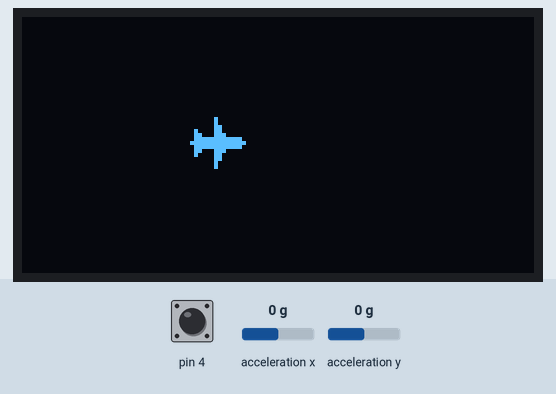
Recording of a sketch running on a simulated Arduino Uno, built with avr-gcc and run on an emulated ATmega328P. Parts: 128×64 one-colour display. The test bench sets the inputs (shaded band); at power-on: acceleration y 0 g, pin 4 LOW, acceleration x 0 g.

Above: at 1.06 s.
1.4 s: acceleration y set to 0.8 g
At 1.71 s:
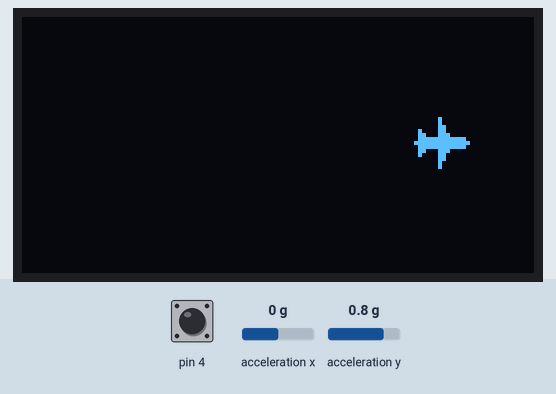
3.0 s: pin 4 pulled HIGH for 1 s
At 3.84 s:
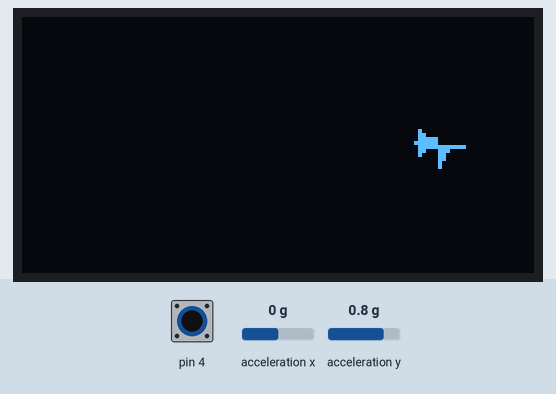
4.6 s: pin 4 pulled HIGH for 0.15 s
5.3 s: acceleration x set to -1.4 g
6.8 s: acceleration x set to 0 g
At 7.55 s:
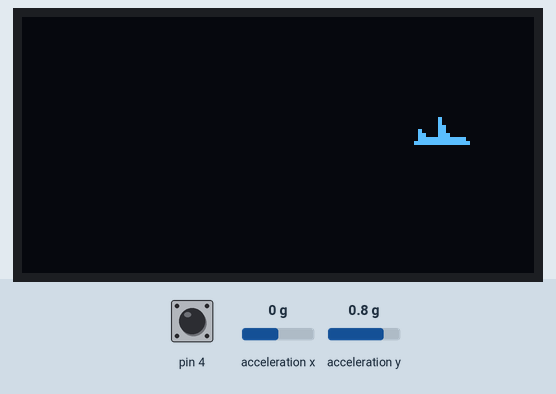
8.3 s: acceleration y set to -0.8 g
At 8.32 s:
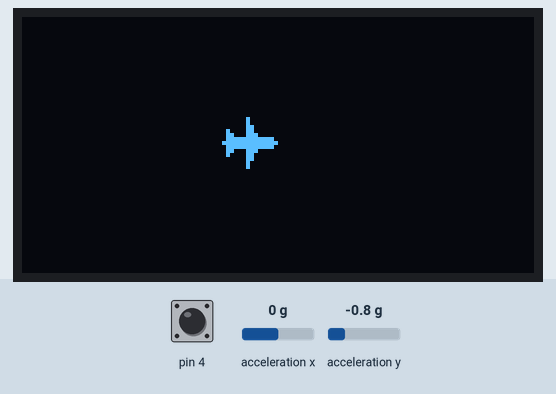
Timing chart, 0 to 10.8 s (numbered marks = the images above; inputs shaded):
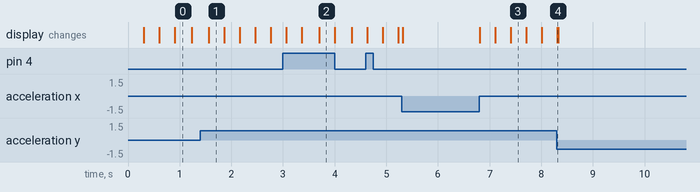

Measured:
- after the input at 6.8 s, the display: first changes at once (image 3 shows a later state)

The sketch:

exercise5_b.ino
```cpp
#include <Arduino.h> //import all necessary libraries
#include <U8x8lib.h>
#include "LIS3DHTR.h"
#include <Wire.h>
LIS3DHTR<TwoWire> LIS; //IIC
#define WIRE Wire
U8X8_SSD1306_128X64_NONAME_HW_I2C u8x8(/* reset=*/ U8X8_PIN_NONE);

float bulletVPosition= 0;//initialize variable to keep track of bullet vertical position
float bulletHPosition= 0;//initialize variable to keep track of bullet horizontal position
float Xval[5];//X value array for Median filter of N=5
float Yval[5];//Y value array for Median filter of N=5

//Let us declare the space ship, bullet and clear tiles
uint8_t planeRight[16] = {0,128,128,128,128,192,240,252,128,128,128,192,224,0,0,0};
uint8_t planeLeft[16] = {1,3,3,3,3,7,31,127,3,3,3,7,15,1,0,0};
uint8_t bullet[16] = {3,3,3,3,3,3,3,3,3,3,3,3,3,3,3,3};
uint8_t Clear[16] = {0,0,0,0,0,0,0,0,0,0,0,0,0,0,0,0};


void setup(void) {
  Serial.begin(2000000);//set baud rate for serial data
  while (!Serial)
  {
  };
  //initializwe accelerometer values
  LIS.begin(WIRE, LIS3DHTR_ADDRESS_UPDATED); //IIC init
  delay(100);
  LIS.setOutputDataRate(LIS3DHTR_DATARATE_50HZ);
  //this instructions allows me to set the OLED screen in high resolution mode.
  LIS.setHighSolution(true);
  u8x8.begin(); // initialize the screen
//enable flip mode of screen
  u8x8.setFlipMode(1);
}

void loop(void) { //Now we enter continuous loop

  int b = digitalRead(4);//read digital output from PushButton(D4)
  float x = ((((LIS.getAccelerationX()+1.01)*2.00)/2.04)-1.00)*-10;//Get x acceleration after correction
  float y = ((((LIS.getAccelerationY()+1.03)*2.00)/2.05)-1.00)*-10;//Get Y acceleration after correction
//Note: We multiply by -10 to get a tangiable value and also to allow the spaceship to move in the direction in which we tilt the sensor

  //Now, lets apply the moving avergae to the values of the accelerometer to have a smoother game
    for(int i=4; i>0; i--){ //create and array of the past 5 values
    Xval[i]=Xval[i-1];
    Yval[i]=Yval[i-1];
  }
  Xval[0] = x;//every itteration of the loop all the values are shifted to the right and the the new X/Y is placed at position 0
  Yval[0] = y;
  int Xsum=0;//initialize the X avg variable that will hoild the sum of X array
  int Ysum=0;//initialize the Y avg variable that will hoild the sum of Y array

//Get avg of the array to get the final value of acceleration that will be passed to the oled screen
 for(int i=0; i<5; i++){
  Xsum = Xsum + Xval[i];
  Ysum = Ysum + Yval[i];
  }
 x = Xsum/5;//final value of X/Y ready to be passed to OLED screen
 y = Ysum/5;

// draw the spaceship at its position depending on the values of the x-y accelerations
  u8x8.drawTile(9+y,3+x, 2, planeRight);
  u8x8.drawTile(9+y,4+x, 2, planeLeft);
//The following sequence describes the bullet on the screen
  if(b==1){ //condition will be true if button is pressed
  u8x8.drawTile(bulletVPosition, bulletHPosition, 2, Clear); //clear any bullet previously initialized
  bulletVPosition=9+y;//set Vertical and Horizontal position of bullet to front of the ship
  bulletHPosition=4+x;
  }
//to allow bullet to move forward, we will clear and reprint the bullet every iteration at a different location
  if(bulletVPosition>0){//if bullet is not at the end of the screen
    u8x8.drawTile(bulletVPosition, bulletHPosition, 2, Clear); // clear current position of bullet
    u8x8.drawTile(bulletVPosition, bulletHPosition, 1, bullet);//draw bullet
    bulletVPosition= bulletVPosition-0.1;//move bullet vertical position forward
  }
  else{//when we get to the end of the screen
    u8x8.drawTile(bulletVPosition, bulletHPosition, 2, Clear);//clear one final time
  }
  u8x8.drawTile(9+y,3+x,2, Clear); //clear the current position of the spaceship
  u8x8.drawTile(9+y,4+x, 2, Clear);
}
```
